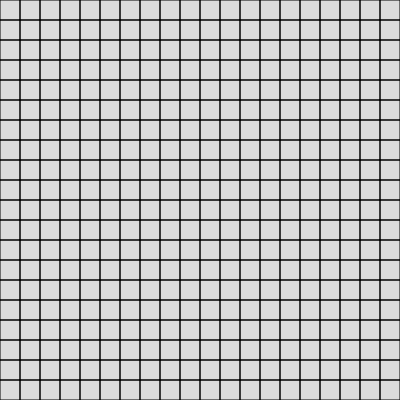
Frame 1 (no input)
Frame 60 (no input): identical to frame 1, image omitted
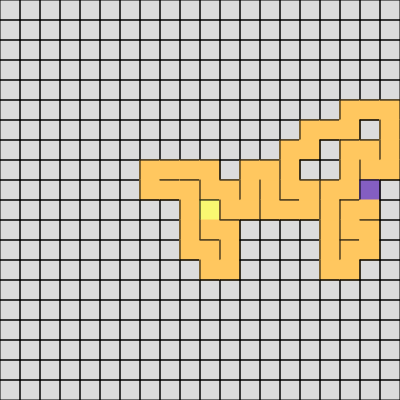
Frame 120 (the mouse pressed at the canvas centre since frame 60)

The p5.js sketch that drew these frames (run headless with seeded random() and noise() and a simulated clock; from frame 60 on, the mouse is pressed at the canvas centre):

// p5.js sketch
// ── sketch.js
var cellSize = 20;
var cellCount = 20;

var grid = [];
var stack = [];

var current;
var start;
var end;

var state = 'set start';

function setup() {
  const myCanvas = createCanvas(cellSize * cellCount, cellSize * cellCount);
  let newCanvasX = (windowWidth - width)/2;
  let newCanvasY = (windowHeight - height)/2;
  myCanvas.position(newCanvasX,newCanvasY)

  for (var x = 0; x < cellCount; x++) {
    var rows = [];
    for (var y = 0; y < cellCount; y++) {
      rows.push({
        x,
        y,
        walls: [true, true, true, true],
        visited: false,
        a_star: {
          path: false,
          open: false,
          closed: false,
          g: 0,
          f: 0,
          backDirection: 0
        }
      });
    }
    grid.push(rows);
  }
}

function draw() {
  background(220);
  for (var x = 0; x < cellCount; x++) {
    for (var y = 0; y < cellCount; y++) {
      paintCell(grid[x][y]);
    }
  }
  if (state == 'creating') {
    step();
    if (current == start) {
      state = 'set end';
    }
  }
  if (state == 'solving') {
    findWay();
  }
  if (state == 'solved') {
    markPath();
    if (current == start) {
      state = 'done';
    }
  }
}

function mousePressed() {
  handleInteraction(mouseX, mouseY);
}

function touchStarted() {
  handleInteraction(mouseX, mouseY);
  return false;
}

function handleInteraction(positionX, positionY) {
  if (positionX < 0 || positionY < 0 || positionX >= width || positionY >= height) {
    return;
  }
  var gridX = floor(positionX / cellSize);
  var gridY = floor(positionY / cellSize);
  var selectedCell = grid[gridX] && grid[gridX][gridY];
  if (!selectedCell) {
    return;
  }

  if (state == 'set start') {
    start = selectedCell;
    current = start;
    current.visited = true;
    state = 'creating';
  }
  if (state == 'set end') {
    end = selectedCell;
    state = 'solving';
    current.a_star.open = true;
  }
  if (state == 'debug') {
    state = 'solving';
  }
}

function neighborOf(cell, direction) {
  if (direction == 0 && cell.y > 0) { // up
    return grid[cell.x][cell.y - 1];
  }
  if (direction == 1 && current.x < cellCount - 1) { // right
    return grid[cell.x + 1][cell.y];
  }
  if (direction == 2 && current.y < cellCount - 1) { // down
    return grid[cell.x][cell.y + 1];
  }
  if (direction == 3 && current.x > 0) { // left
    return grid[cell.x - 1][cell.y];
  }
  return false;
}

function step() {
  var possibilities = [];
  for (var direction = 0; direction < 4; direction++) {
    var candidate = neighborOf(current, direction);
    if (candidate && candidate.visited == false) {
      possibilities.push({
        direction,
        cell: candidate
      });
    }
  }
  if (possibilities.length) {
    var next = random(possibilities);
    current.walls[next.direction] = false;
    stack.push(current);
    current = next.cell;
    current.visited = true;
    current.walls[opposite(next.direction)] = false;
  } else {
    if (stack.length > 1) {
      stack.pop();
      current = stack[stack.length - 1];
    }
  }
}

function opposite(direction) {
  var opposites = [2, 3, 0, 1];
  return opposites[direction];
}

function findWay() {  
  // find next open cell with lowest f
  current = grid.flat().filter(function(cell) {
    return cell.a_star.open && !cell.a_star.closed;
  }).reduce(function(smallest, cell) {
    if (!smallest) return cell;
    return smallest.a_star.f >= cell.a_star.f ? cell : smallest;
  });
  
  current.a_star.closed = true;
  if (current == end) {
    state = 'solved';
    return;
  }
  
  // find possibilities
  for (var direction = 0; direction < 4; direction++) {
    if (current.walls[direction]) continue;
    var next = neighborOf(current, direction);
    if (next.a_star.closed) continue;
    var g = current.a_star.g + 1; // distance is always 1
    if (next.a_star.open && next.a_star.g <= g) continue; // there is a more direct way
    next.a_star.backDirection = opposite(direction);
    next.a_star.g = g;
    next.a_star.f = g + guessDistance(next.x, next.y, end.x, end.y);
    next.a_star.open = true;
  }
}

function guessDistance(x1, y1, x2, y2) {
  return abs(x1 - x2) + abs(y1 - y2);
}

function markPath() {
  current.a_star.path = true;
  current = neighborOf(current, current.a_star.backDirection);
}
  
function paintCell(cell) {
  push();
  translate(cell.x * cellSize, cell.y * cellSize);
  var color = false;
  if (cell.visited) color = '#ffc75f';
  if (cell == start) color = '#f9f871';
  if (cell == end) color = '#ff9671';
  if (cell.a_star.path) color = '#ff6f91';
  if (cell == current) color = '#845ec2';
  if (color) {
    fill(color);
    stroke(color);
    square(0, 0, cellSize);
    stroke('black');
  }
  var lines = [
    [0, 0, cellSize, 0],
    [cellSize, 0, cellSize, cellSize],
    [cellSize, cellSize, 0, cellSize],
    [0, cellSize, 0, 0],
  ];
  for (var i = 0; i < lines.length; i++) {
    if (cell.walls[i]) {
      line(lines[i][0], lines[i][1], lines[i][2], lines[i][3]);
    }
  }
  pop();
}
